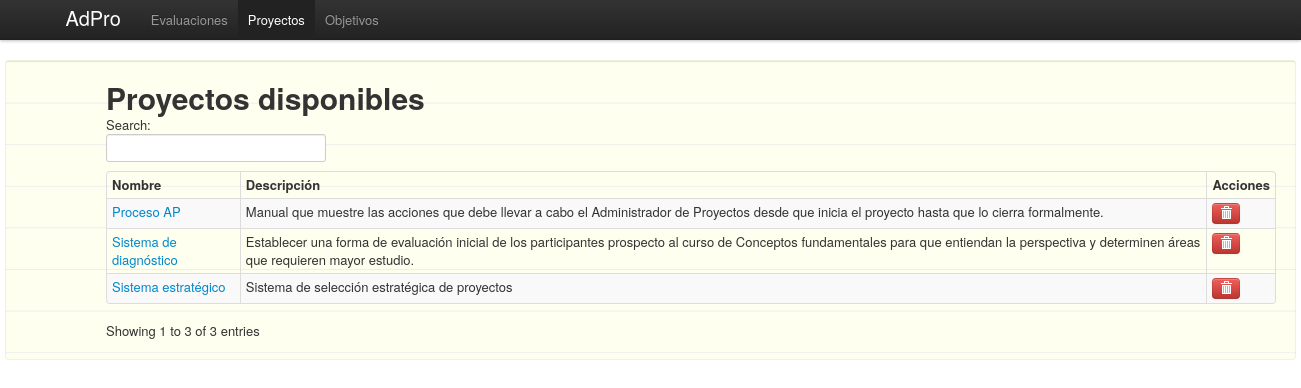
The app's page /projects.php with its own data.
### tables this page shows
CREATE TABLE IF NOT EXISTS `projects` (
  `id` int(11) NOT NULL AUTO_INCREMENT,
  `name` varchar(50) NOT NULL,
  `description` varchar(300) DEFAULT NULL,
  `user_id` int(11) DEFAULT NULL,
  PRIMARY KEY (`id`)
);

### projects.php (called while the page is built, shortened)
<?php
	if(isset($_GET['add']))
	{
		$eval_id = $_GET['add'];
		$entry = new evaluation($eval_id);
		$available = $entry->getNotUsedProjects();
		$content = "addToEval";
		$noHead = true;
		$noFooter = true;
	}
	else if(isset($_POST['remove']))
	{
		$noShow = true;
		$proj_id = $_POST['proj_id'];
		if($_POST['remove']=="project"){
			deleteProject($proj_id);
		}
	}
	else if (isset($_GET['edit-project']))
	{
		$proj_id = $_GET['edit-project'];
		$entry = new project($proj_id);
		$entry->evaluations = findEvaluations($entry->getId());
		$page_title = "Monstrando proyecto: ".$entry->getName();
		$content = "details";
	}
	else
	{
		$entries = getProjects();
	}
?>
<?php require_once("inc/body.php"); ?>

### models/project.php (called while the page is built, shortened)
<?php
	class project {
		private $_id;
		private $_name;
		private $_description;
		public function setOptions(array $opts){
			$this->_id = $opts['id'];
			$this->_description = $opts['description'];
			$this->_name = $opts['name'];
		}
		public function getId() {return $this->_id; }
		public function getName() {return $this->_name; }
		public function getDescription() {return $this->_description; }
	}
	function getProjects(){
		$_query = "SELECT * FROM projects";
		$_execQuery = mysql_query($_query);
		$projects = array();
		while($_qR = mysql_fetch_array($_execQuery)){
			$projects[] = new project($_qR);
		}
		return $projects;
	}
?>

### views/projects/showAll.php (the view, shortened to what this page needs)
<h1>Proyectos disponibles</h1>
<table id="projects_table" class="table table-striped table-bordered table-condensed tablesorter">
<thead>
	<tr>
		<th>Nombre</th>
		<th>Descripci&oacute;n</th>
		<th>Acciones</th>
	</tr>
</thead>
<tbody>
<?php
	foreach($entries as $currProj){
?>
<tr>
	<td><a href="/projects.php?edit-project=<?php echo $currProj->getId();?>"><?php echo $currProj->getName();?></a></td>
	<td><?php echo $currProj->getDescription();?></td>
	<td >
		<a title="Borrar proyecto" href="/projects.php" data-eval-proj_id="<?php echo $currProj->getId();?>" class="btn btn-danger btn-mini remove_proj"><i class="icon-trash icon-white"></i></a>&nbsp;
	</td>
</tr>
<?php
	}
?>
</tbody>
</table>

### assets/css/custom.css (style rules this page uses)
.table { width:auto; }

### records on screen
projects: name "Sistema estratégico", description "Sistema de selección estratégica de proyectos"
projects: name "Proceso AP", description "Manual que muestre las acciones que debe llevar a cabo el Administrador de Proyectos desde que inicia el proyecto hasta que lo cierra formalmente."
projects: name "Sistema de diagnóstico", description "Establecer una forma de evaluación inicial de los participantes prospecto al curso de Conceptos fundamentales para que entiendan la perspectiva y determinen áreas que requieren mayor estudio."
